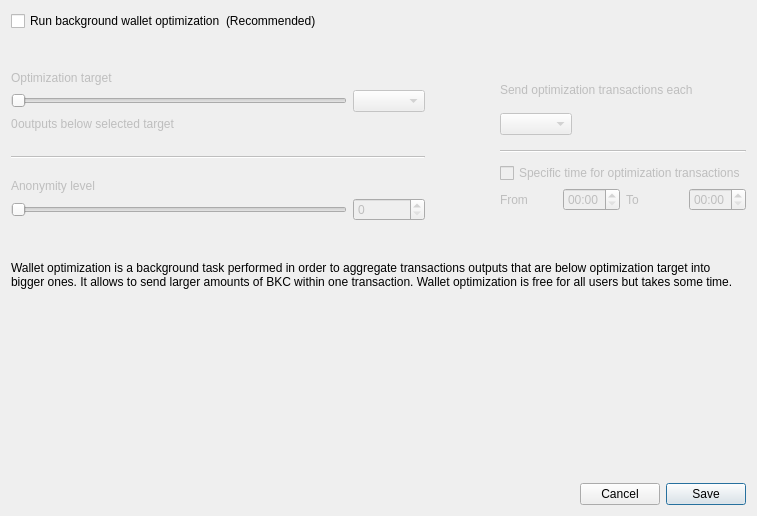
<?xml version="1.0" encoding="UTF-8"?>
<ui version="4.0">
 <class>OptimizationSettingsDialog</class>
 <widget class="QDialog" name="OptimizationSettingsDialog">
  <property name="windowModality">
   <enum>Qt::ApplicationModal</enum>
  </property>
  <property name="geometry">
   <rect>
    <x>0</x>
    <y>0</y>
    <width>757</width>
    <height>516</height>
   </rect>
  </property>
  <property name="windowTitle">
   <string>Wallet optimization settings</string>
  </property>
  <layout class="QGridLayout" name="m_gridLayout">
   <item row="0" column="0">
    <layout class="QVBoxLayout" name="verticalLayout">
     <property name="spacing">
      <number>0</number>
     </property>
     <property name="leftMargin">
      <number>0</number>
     </property>
     <property name="topMargin">
      <number>0</number>
     </property>
     <property name="rightMargin">
      <number>0</number>
     </property>
     <property name="bottomMargin">
      <number>0</number>
     </property>
     <item>
      <layout class="QHBoxLayout" name="horizontalLayout_1">
       <item>
        <widget class="QCheckBox" name="m_enableOptimizationCheck">
         <property name="text">
          <string>Run background wallet optimization</string>
         </property>
        </widget>
       </item>
       <item>
        <widget class="QLabel" name="label_8">
         <property name="text">
          <string>(Recommended)</string>
         </property>
        </widget>
       </item>
       <item>
        <spacer name="m_horizontalSpacer">
         <property name="orientation">
          <enum>Qt::Horizontal</enum>
         </property>
         <property name="sizeHint" stdset="0">
          <size>
           <width>40</width>
           <height>20</height>
          </size>
         </property>
        </spacer>
       </item>
      </layout>
     </item>
     <item>
      <spacer name="verticalSpacer_2">
       <property name="orientation">
        <enum>Qt::Vertical</enum>
       </property>
       <property name="sizeType">
        <enum>QSizePolicy::Fixed</enum>
       </property>
       <property name="sizeHint" stdset="0">
        <size>
         <width>20</width>
         <height>40</height>
        </size>
       </property>
      </spacer>
     </item>
     <item>
      <widget class="QWidget" name="m_optimizationOptionsWidget" native="true">
       <property name="enabled">
        <bool>true</bool>
       </property>
       <layout class="QHBoxLayout" name="horizontalLayout_2">
        <property name="spacing">
         <number>75</number>
        </property>
        <property name="leftMargin">
         <number>0</number>
        </property>
        <property name="topMargin">
         <number>0</number>
        </property>
        <property name="rightMargin">
         <number>0</number>
        </property>
        <property name="bottomMargin">
         <number>0</number>
        </property>
        <item alignment="Qt::AlignTop">
         <widget class="QWidget" name="widget1" native="true">
          <property name="enabled">
           <bool>false</bool>
          </property>
          <layout class="QGridLayout" name="gridLayout" columnstretch="50,0,0,0">
           <property name="leftMargin">
            <number>0</number>
           </property>
           <property name="topMargin">
            <number>0</number>
           </property>
           <property name="rightMargin">
            <number>0</number>
           </property>
           <property name="bottomMargin">
            <number>0</number>
           </property>
           <property name="verticalSpacing">
            <number>5</number>
           </property>
           <item row="0" column="0" colspan="4">
            <widget class="QLabel" name="label_5">
             <property name="text">
              <string>Optimization target</string>
             </property>
             <property name="indent">
              <number>0</number>
             </property>
            </widget>
           </item>
           <item row="4" column="0" colspan="4">
            <spacer name="verticalSpacer_3">
             <property name="orientation">
              <enum>Qt::Vertical</enum>
             </property>
             <property name="sizeType">
              <enum>QSizePolicy::Fixed</enum>
             </property>
             <property name="sizeHint" stdset="0">
              <size>
               <width>20</width>
               <height>20</height>
              </size>
             </property>
            </spacer>
           </item>
           <item row="1" column="0" colspan="3">
            <widget class="QSlider" name="m_thresholdSlider">
             <property name="maximum">
              <number>6</number>
             </property>
             <property name="pageStep">
              <number>1</number>
             </property>
             <property name="orientation">
              <enum>Qt::Horizontal</enum>
             </property>
            </widget>
           </item>
           <item row="1" column="3">
            <widget class="QComboBox" name="m_thresholdCombo"/>
           </item>
           <item row="5" column="0" colspan="4">
            <widget class="Line" name="line">
             <property name="orientation">
              <enum>Qt::Horizontal</enum>
             </property>
            </widget>
           </item>
           <item row="6" column="0" colspan="4">
            <spacer name="verticalSpacer_4">
             <property name="orientation">
              <enum>Qt::Vertical</enum>
             </property>
             <property name="sizeType">
              <enum>QSizePolicy::Fixed</enum>
             </property>
             <property name="sizeHint" stdset="0">
              <size>
               <width>20</width>
               <height>15</height>
              </size>
             </property>
            </spacer>
           </item>
           <item row="8" column="3">
            <widget class="QSpinBox" name="m_mixinSpin">
             <property name="buttonSymbols">
              <enum>QAbstractSpinBox::UpDownArrows</enum>
             </property>
            </widget>
           </item>
           <item row="7" column="0" colspan="4">
            <widget class="QLabel" name="label_7">
             <property name="text">
              <string>Anonymity level</string>
             </property>
             <property name="indent">
              <number>0</number>
             </property>
            </widget>
           </item>
           <item row="8" column="0" colspan="3">
            <widget class="QSlider" name="m_mixinSlider">
             <property name="pageStep">
              <number>1</number>
             </property>
             <property name="orientation">
              <enum>Qt::Horizontal</enum>
             </property>
            </widget>
           </item>
           <item row="2" column="0" colspan="4">
            <spacer name="verticalSpacer_12">
             <property name="orientation">
              <enum>Qt::Vertical</enum>
             </property>
             <property name="sizeType">
              <enum>QSizePolicy::Fixed</enum>
             </property>
             <property name="sizeHint" stdset="0">
              <size>
               <width>20</width>
               <height>0</height>
              </size>
             </property>
            </spacer>
           </item>
           <item row="3" column="0" colspan="4">
            <layout class="QHBoxLayout" name="horizontalLayout_3" stretch="0,1">
             <item>
              <widget class="QLabel" name="m_nonOptimizedOutputsLabel">
               <property name="text">
                <string>0</string>
               </property>
              </widget>
             </item>
             <item>
              <widget class="QLabel" name="m_nonOptimizedOutputsTextLabel">
               <property name="text">
                <string>outputs below selected target</string>
               </property>
              </widget>
             </item>
            </layout>
           </item>
          </layout>
         </widget>
        </item>
        <item>
         <layout class="QVBoxLayout" name="verticalLayout_3">
          <property name="spacing">
           <number>10</number>
          </property>
          <property name="rightMargin">
           <number>0</number>
          </property>
          <property name="bottomMargin">
           <number>0</number>
          </property>
          <item>
           <widget class="QWidget" name="widget2" native="true">
            <property name="enabled">
             <bool>false</bool>
            </property>
            <layout class="QGridLayout" name="gridLayout_2" columnstretch="0,0,0,0">
             <property name="leftMargin">
              <number>0</number>
             </property>
             <property name="topMargin">
              <number>0</number>
             </property>
             <property name="rightMargin">
              <number>0</number>
             </property>
             <property name="bottomMargin">
              <number>0</number>
             </property>
             <property name="verticalSpacing">
              <number>5</number>
             </property>
             <item row="8" column="0">
              <widget class="QLabel" name="label_2">
               <property name="text">
                <string>From</string>
               </property>
              </widget>
             </item>
             <item row="2" column="0" colspan="2" alignment="Qt::AlignLeft">
              <widget class="QComboBox" name="m_periodCombo"/>
             </item>
             <item row="8" column="1">
              <widget class="QTimeEdit" name="m_startTimeEdit">
               <property name="enabled">
                <bool>false</bool>
               </property>
               <property name="displayFormat">
                <string>HH:mm</string>
               </property>
              </widget>
             </item>
             <item row="8" column="2">
              <widget class="QLabel" name="label_3">
               <property name="text">
                <string>To</string>
               </property>
              </widget>
             </item>
             <item row="1" column="0" colspan="4">
              <spacer name="verticalSpacer_5">
               <property name="orientation">
                <enum>Qt::Vertical</enum>
               </property>
               <property name="sizeType">
                <enum>QSizePolicy::Fixed</enum>
               </property>
               <property name="sizeHint" stdset="0">
                <size>
                 <width>20</width>
                 <height>0</height>
                </size>
               </property>
              </spacer>
             </item>
             <item row="0" column="0" colspan="4">
              <widget class="QLabel" name="label_4">
               <property name="text">
                <string>Send optimization transactions each</string>
               </property>
               <property name="indent">
                <number>0</number>
               </property>
              </widget>
             </item>
             <item row="7" column="0" colspan="4">
              <spacer name="verticalSpacer_8">
               <property name="orientation">
                <enum>Qt::Vertical</enum>
               </property>
               <property name="sizeType">
                <enum>QSizePolicy::Fixed</enum>
               </property>
               <property name="sizeHint" stdset="0">
                <size>
                 <width>20</width>
                 <height>0</height>
                </size>
               </property>
              </spacer>
             </item>
             <item row="8" column="3">
              <widget class="QTimeEdit" name="m_stopTimeEdit">
               <property name="enabled">
                <bool>false</bool>
               </property>
               <property name="displayFormat">
                <string>HH:mm</string>
               </property>
              </widget>
             </item>
             <item row="4" column="0" colspan="4">
              <widget class="Line" name="line_2">
               <property name="orientation">
                <enum>Qt::Horizontal</enum>
               </property>
              </widget>
             </item>
             <item row="3" column="0" colspan="4">
              <spacer name="verticalSpacer_6">
               <property name="orientation">
                <enum>Qt::Vertical</enum>
               </property>
               <property name="sizeType">
                <enum>QSizePolicy::Fixed</enum>
               </property>
               <property name="sizeHint" stdset="0">
                <size>
                 <width>20</width>
                 <height>10</height>
                </size>
               </property>
              </spacer>
             </item>
             <item row="6" column="0" colspan="4">
              <widget class="QCheckBox" name="m_optimizationTimeCheck">
               <property name="text">
                <string>Specific time for optimization transactions</string>
               </property>
              </widget>
             </item>
             <item row="9" column="0" colspan="4">
              <spacer name="verticalSpacer_10">
               <property name="orientation">
                <enum>Qt::Vertical</enum>
               </property>
               <property name="sizeType">
                <enum>QSizePolicy::Fixed</enum>
               </property>
               <property name="sizeHint" stdset="0">
                <size>
                 <width>20</width>
                 <height>10</height>
                </size>
               </property>
              </spacer>
             </item>
             <item row="5" column="0" colspan="4">
              <spacer name="verticalSpacer_7">
               <property name="orientation">
                <enum>Qt::Vertical</enum>
               </property>
               <property name="sizeType">
                <enum>QSizePolicy::Fixed</enum>
               </property>
               <property name="sizeHint" stdset="0">
                <size>
                 <width>20</width>
                 <height>5</height>
                </size>
               </property>
              </spacer>
             </item>
            </layout>
           </widget>
          </item>
         </layout>
        </item>
       </layout>
      </widget>
     </item>
     <item>
      <spacer name="verticalSpacer_11">
       <property name="orientation">
        <enum>Qt::Vertical</enum>
       </property>
       <property name="sizeType">
        <enum>QSizePolicy::Fixed</enum>
       </property>
       <property name="sizeHint" stdset="0">
        <size>
         <width>20</width>
         <height>40</height>
        </size>
       </property>
      </spacer>
     </item>
     <item>
      <widget class="QLabel" name="m_helpLabel">
       <property name="text">
        <string>Wallet optimization is a background task performed in order to aggregate transactions outputs that are below optimization target into bigger ones. It allows to send larger amounts of BKC within one transaction. Wallet optimization is free for all users but takes some time.</string>
       </property>
       <property name="wordWrap">
        <bool>true</bool>
       </property>
      </widget>
     </item>
     <item>
      <spacer name="verticalSpacer">
       <property name="orientation">
        <enum>Qt::Vertical</enum>
       </property>
       <property name="sizeHint" stdset="0">
        <size>
         <width>20</width>
         <height>40</height>
        </size>
       </property>
      </spacer>
     </item>
    </layout>
   </item>
   <item row="1" column="0">
    <layout class="QHBoxLayout" name="horizontalLayout_4">
     <item>
      <spacer name="horizontalSpacer">
       <property name="orientation">
        <enum>Qt::Horizontal</enum>
       </property>
       <property name="sizeHint" stdset="0">
        <size>
         <width>40</width>
         <height>20</height>
        </size>
       </property>
      </spacer>
     </item>
     <item>
      <widget class="QPushButton" name="optimizationCancelButton">
       <property name="text">
        <string>Cancel</string>
       </property>
      </widget>
     </item>
     <item>
      <widget class="QPushButton" name="optimizationSaveButton">
       <property name="text">
        <string>Save</string>
       </property>
       <property name="default">
        <bool>true</bool>
       </property>
      </widget>
     </item>
    </layout>
   </item>
  </layout>
 </widget>
 <resources/>
 <connections>
  <connection>
   <sender>optimizationCancelButton</sender>
   <signal>clicked()</signal>
   <receiver>OptimizationSettingsDialog</receiver>
   <slot>reject()</slot>
   <hints>
    <hint type="sourcelabel">
     <x>549</x>
     <y>259</y>
    </hint>
    <hint type="destinationlabel">
     <x>338</x>
     <y>140</y>
    </hint>
   </hints>
  </connection>
  <connection>
   <sender>optimizationSaveButton</sender>
   <signal>clicked()</signal>
   <receiver>OptimizationSettingsDialog</receiver>
   <slot>save()</slot>
   <hints>
    <hint type="sourcelabel">
     <x>630</x>
     <y>259</y>
    </hint>
    <hint type="destinationlabel">
     <x>338</x>
     <y>140</y>
    </hint>
   </hints>
  </connection>
  <connection>
   <sender>m_enableOptimizationCheck</sender>
   <signal>toggled(bool)</signal>
   <receiver>widget1</receiver>
   <slot>setEnabled(bool)</slot>
   <hints>
    <hint type="sourcelabel">
     <x>147</x>
     <y>47</y>
    </hint>
    <hint type="destinationlabel">
     <x>176</x>
     <y>204</y>
    </hint>
   </hints>
  </connection>
  <connection>
   <sender>m_optimizationTimeCheck</sender>
   <signal>toggled(bool)</signal>
   <receiver>m_startTimeEdit</receiver>
   <slot>setEnabled(bool)</slot>
   <hints>
    <hint type="sourcelabel">
     <x>543</x>
     <y>179</y>
    </hint>
    <hint type="destinationlabel">
     <x>501</x>
     <y>207</y>
    </hint>
   </hints>
  </connection>
  <connection>
   <sender>m_optimizationTimeCheck</sender>
   <signal>toggled(bool)</signal>
   <receiver>m_stopTimeEdit</receiver>
   <slot>setEnabled(bool)</slot>
   <hints>
    <hint type="sourcelabel">
     <x>543</x>
     <y>179</y>
    </hint>
    <hint type="destinationlabel">
     <x>643</x>
     <y>207</y>
    </hint>
   </hints>
  </connection>
  <connection>
   <sender>m_enableOptimizationCheck</sender>
   <signal>toggled(bool)</signal>
   <receiver>widget2</receiver>
   <slot>setEnabled(bool)</slot>
   <hints>
    <hint type="sourcelabel">
     <x>158</x>
     <y>48</y>
    </hint>
    <hint type="destinationlabel">
     <x>556</x>
     <y>197</y>
    </hint>
   </hints>
  </connection>
  <connection>
   <sender>m_thresholdSlider</sender>
   <signal>valueChanged(int)</signal>
   <receiver>OptimizationSettingsDialog</receiver>
   <slot>thresholdChanged(int)</slot>
   <hints>
    <hint type="sourcelabel">
     <x>116</x>
     <y>139</y>
    </hint>
    <hint type="destinationlabel">
     <x>355</x>
     <y>194</y>
    </hint>
   </hints>
  </connection>
  <connection>
   <sender>m_mixinSlider</sender>
   <signal>valueChanged(int)</signal>
   <receiver>OptimizationSettingsDialog</receiver>
   <slot>mixinChanged(int)</slot>
   <hints>
    <hint type="sourcelabel">
     <x>116</x>
     <y>240</y>
    </hint>
    <hint type="destinationlabel">
     <x>367</x>
     <y>236</y>
    </hint>
   </hints>
  </connection>
 </connections>
 <slots>
  <slot>thresholdChanged(int)</slot>
  <slot>mixinChanged(int)</slot>
  <slot>save()</slot>
 </slots>
</ui>
